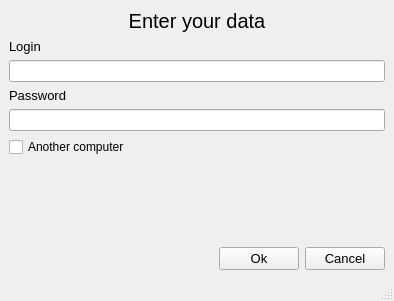
<?xml version="1.0" encoding="UTF-8"?>
<ui version="4.0">
 <class>MainWindow</class>
 <widget class="QMainWindow" name="MainWindow">
  <property name="enabled">
   <bool>true</bool>
  </property>
  <property name="geometry">
   <rect>
    <x>0</x>
    <y>0</y>
    <width>394</width>
    <height>301</height>
   </rect>
  </property>
  <property name="windowTitle">
   <string>MainWindow</string>
  </property>
  <widget class="QWidget" name="centralwidget">
   <property name="enabled">
    <bool>true</bool>
   </property>
   <layout class="QVBoxLayout" name="verticalLayout">
    <item>
     <widget class="QLabel" name="label_3">
      <property name="font">
       <font>
        <pointsize>15</pointsize>
       </font>
      </property>
      <property name="text">
       <string>Enter your data</string>
      </property>
      <property name="alignment">
       <set>Qt::AlignCenter</set>
      </property>
     </widget>
    </item>
    <item>
     <widget class="QLabel" name="label">
      <property name="font">
       <font>
        <pointsize>10</pointsize>
       </font>
      </property>
      <property name="text">
       <string>Login</string>
      </property>
     </widget>
    </item>
    <item>
     <widget class="QLineEdit" name="lineEdit"/>
    </item>
    <item>
     <widget class="QLabel" name="label_2">
      <property name="font">
       <font>
        <pointsize>10</pointsize>
       </font>
      </property>
      <property name="text">
       <string>Password</string>
      </property>
     </widget>
    </item>
    <item>
     <widget class="QLineEdit" name="lineEdit_2"/>
    </item>
    <item>
     <widget class="QCheckBox" name="checkBox">
      <property name="text">
       <string>Another computer</string>
      </property>
     </widget>
    </item>
    <item>
     <spacer name="verticalSpacer">
      <property name="orientation">
       <enum>Qt::Vertical</enum>
      </property>
      <property name="sizeHint" stdset="0">
       <size>
        <width>20</width>
        <height>40</height>
       </size>
      </property>
     </spacer>
    </item>
    <item>
     <layout class="QHBoxLayout" name="horizontalLayout">
      <item>
       <spacer name="horizontalSpacer">
        <property name="orientation">
         <enum>Qt::Horizontal</enum>
        </property>
        <property name="sizeHint" stdset="0">
         <size>
          <width>40</width>
          <height>20</height>
         </size>
        </property>
       </spacer>
      </item>
      <item>
       <widget class="QPushButton" name="pushButton_2">
        <property name="font">
         <font>
          <pointsize>10</pointsize>
         </font>
        </property>
        <property name="text">
         <string>Ok</string>
        </property>
       </widget>
      </item>
      <item>
       <widget class="QPushButton" name="pushButton">
        <property name="font">
         <font>
          <pointsize>10</pointsize>
         </font>
        </property>
        <property name="text">
         <string>Cancel</string>
        </property>
       </widget>
      </item>
     </layout>
    </item>
   </layout>
  </widget>
  <widget class="QStatusBar" name="statusbar"/>
 </widget>
 <resources/>
 <connections>
  <connection>
   <sender>pushButton_2</sender>
   <signal>clicked()</signal>
   <receiver>lineEdit_2</receiver>
   <slot>clear()</slot>
   <hints>
    <hint type="sourcelabel">
     <x>243</x>
     <y>250</y>
    </hint>
    <hint type="destinationlabel">
     <x>228</x>
     <y>142</y>
    </hint>
   </hints>
  </connection>
  <connection>
   <sender>pushButton</sender>
   <signal>clicked()</signal>
   <receiver>checkBox</receiver>
   <slot>click()</slot>
   <hints>
    <hint type="sourcelabel">
     <x>345</x>
     <y>253</y>
    </hint>
    <hint type="destinationlabel">
     <x>49</x>
     <y>177</y>
    </hint>
   </hints>
  </connection>
 </connections>
</ui>
